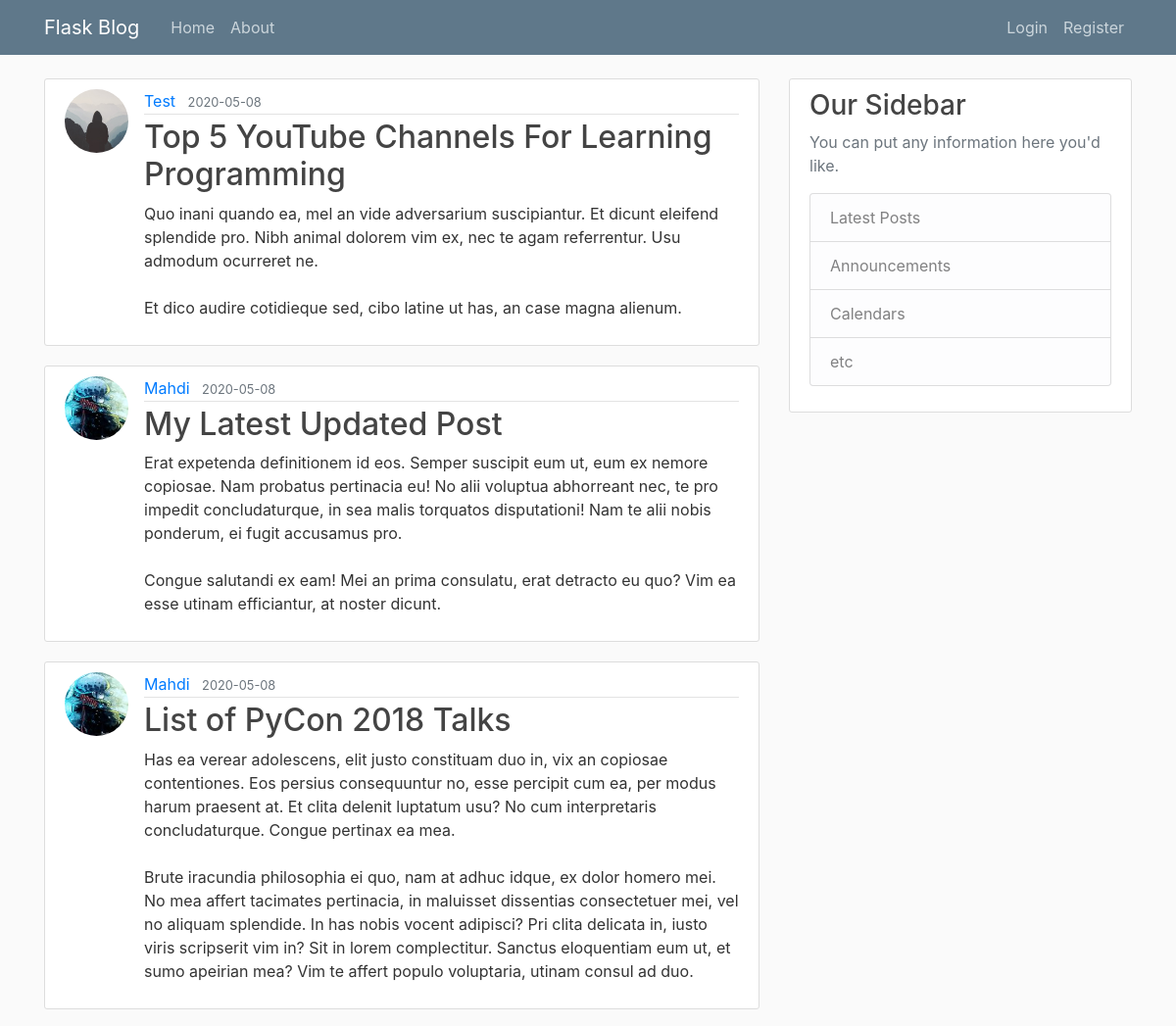
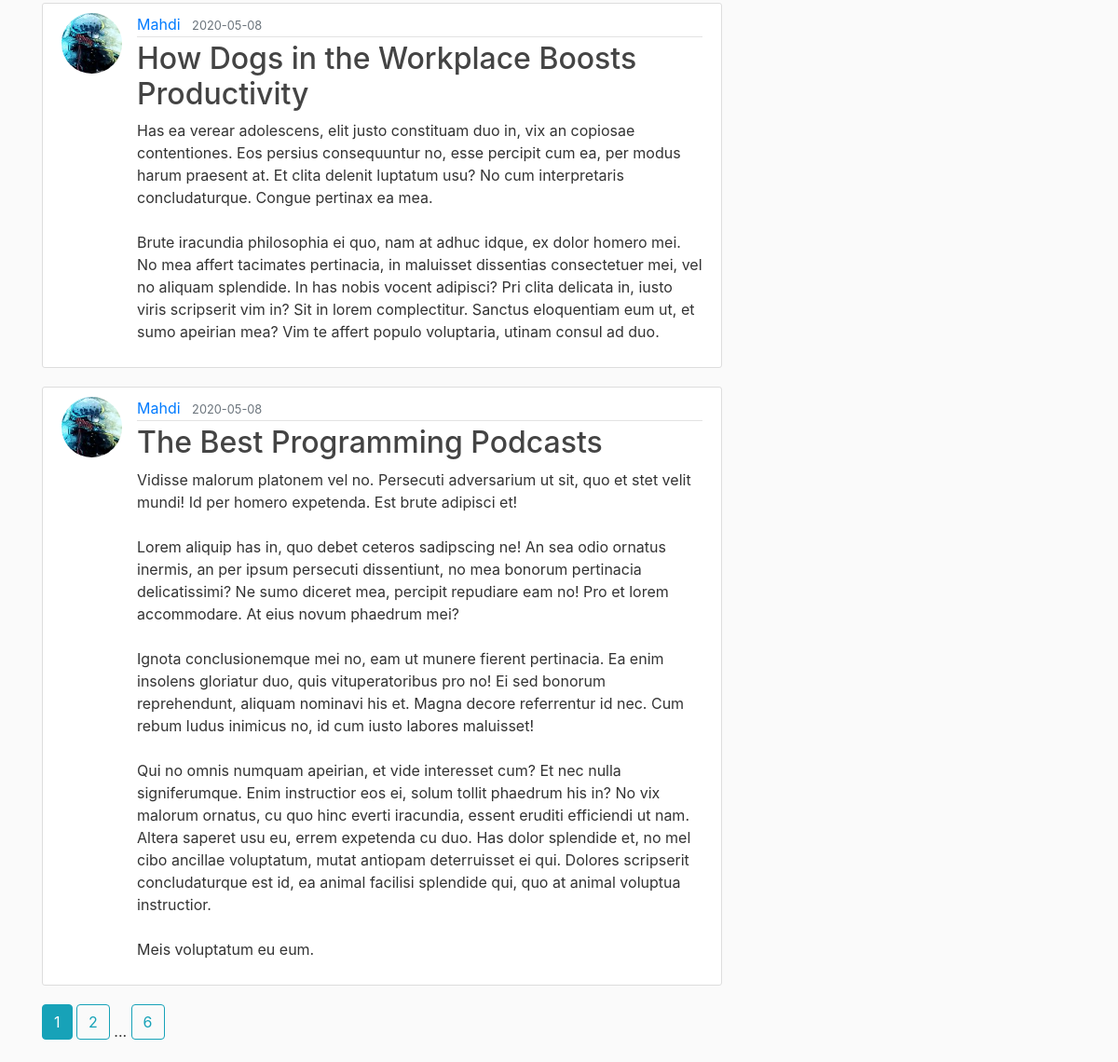
The page /home on the database its author committed (2 pictures, top to bottom).
### flask_blog/models.py (models this page shows, shortened)
class Post(db.Model):
    id = db.Column(db.Integer, primary_key=True)
    title = db.Column(db.String(100), nullable=False)
    date_posted = db.Column(db.DateTime, nullable=False, default=datetime.utcnow)
    content = db.Column(db.Text, nullable=False)
    user_id = db.Column(db.Integer, db.ForeignKey('user.id'), nullable=False)

class User(db.Model, UserMixin):
    id = db.Column(db.Integer, primary_key=True)
    username = db.Column(db.String(20), unique=True, nullable=False)
    email = db.Column(db.String(120), unique=True, nullable=False)
    image_file = db.Column(db.String(20), nullable=False, default='default.jpg')
    password = db.Column(db.String(60), nullable=False)
    posts = db.relationship('Post', backref='author', lazy=True)

### flask_blog/main/routes.py (the view)
@main.route('/')
@main.route('/home')
def home():
    page = request.args.get('page', 1, type=int)  # to identify the page number we want
    posts = Post.query.order_by(Post.date_posted.desc()).paginate(per_page=5,
                                                                  page=page)  # to identify how many posts per page
    return render_template('home.html', posts=posts)

### flask_blog/templates/home.html
{% extends "layout.html" %}
{% block content %}
    {% for post in posts.items %}
        <article class="media content-section">
            <img class="rounded-circle article-img" src="{{ url_for('static',filename='profile_pics/' + post.author.image_file) }}">
          <div class="media-body">
            <div class="article-metadata">
              <a class="mr-2" href="{{url_for('users.user_posts', username=post.author.username) }}">{{ post.author.username }}</a>
              <small class="text-muted">{{ post.date_posted.strftime('%Y-%m-%d') }}</small>
            </div>
            <h2><a class="article-title" href="{{ url_for('posts.post', post_id=post.id) }}">{{ post.title }}</a></h2>
            <p class="article-content">{{ post.content }}</p>
          </div>
        </article>
    {% endfor %}
    {% for page_num in posts.iter_pages(left_edge=1,right_edge=1,left_current=1,right_current=2) %}
        {% if page_num %}
            {% if posts.page==page_num %}
            <a class="btn btn-info mb-4" href="{{ url_for('main.home', page=page_num ) }}">{{page_num}}</a>
            {% else %}
            <a class="btn btn-outline-info mb-4" href="{{ url_for('main.home', page=page_num ) }}">{{page_num}}</a>
            {% endif %}
        {% else %}
            ...
        {% endif %}
    {% endfor %}
{% endblock content %}

### flask_blog/templates/layout.html (shortened to what this page needs)
<!DOCTYPE html>
<html lang="en">
<head>
    <link rel="stylesheet" href="https://maxcdn.bootstrapcdn.com/bootstrap/4.0.0/css/bootstrap.min.css">
    <link rel="stylesheet" type="text/css" href="{{ url_for('static', filename='main.css') }}">
</head>
<body>
    <header class="site-header">
      <nav class="navbar navbar-expand-md navbar-dark bg-steel fixed-top">
        <div class="container">
          <a class="navbar-brand mr-4" href="/">Flask Blog</a>
          <div class="collapse navbar-collapse" id="navbarToggle">
            <div class="navbar-nav mr-auto">
              <a class="nav-item nav-link" href="{{url_for('main.home')}}">Home</a>
              <a class="nav-item nav-link" href="{{url_for('main.about')}}">About</a>
            </div>
            <div class="navbar-nav">
                {% if current_user.is_authenticated %}
                <a class="nav-item nav-link" href="{{url_for('posts.new_post')}}">New Post</a>
                <a class="nav-item nav-link" href="{{url_for('users.account')}}">Account</a>
                <a class="nav-item nav-link" href="{{url_for('users.logout')}}">Logout</a>
                {% else %}
              <a class="nav-item nav-link" href="{{url_for('users.login')}}">Login</a>
              <a class="nav-item nav-link" href="{{url_for('users.register')}}">Register</a>
                {% endif %}
            </div>
          </div>
        </div>
      </nav>
    </header>
    <main role="main" class="container">
      <div class="row">
        <div class="col-md-8">
          {% block content %}{% endblock %}
        </div>
        <div class="col-md-4">
          <div class="content-section">
            <h3>Our Sidebar</h3>
            <p class='text-muted'>You can put any information here you'd like.
              <ul class="list-group">
                <li class="list-group-item list-group-item-light">Latest Posts</li>
                <li class="list-group-item list-group-item-light">Announcements</li>
                <li class="list-group-item list-group-item-light">Calendars</li>
                <li class="list-group-item list-group-item-light">etc</li>
              </ul>
            </p>
          </div>
        </div>
      </div>
    </main>
</body>
</html>

### flask_blog/static/main.css (style rules this page uses)
body { background: #fafafa; color: #333333; margin-top: 5rem; }
h1, h2, h3, h4, h5, h6 { color: #444444; }
.bg-steel { background-color: #5f788a; }
.site-header .navbar-nav .nav-link { color: #cbd5db; }
.content-section { background: #ffffff; padding: 10px 20px; border: 1px solid #dddddd; border-radius: 3px; margin-bottom: 20px; }
.article-title { color: #444444; }
.article-content { white-space: pre-line; }
.article-img { height: 65px; width: 65px; margin-right: 16px; }
.article-metadata { padding-bottom: 1px; margin-bottom: 4px; border-bottom: 1px solid #e3e3e3 }

### rows shown on the page
Post: image_file (placeholder picture), author.username "Test", date_posted "2020-05-08", title "Top 5 YouTube Channels For Learning Programming", content "Quo inani quando ea, mel an vide adversarium suscipiantur. Et dicunt eleifend splendide pro. Nibh animal dolorem vim ex, nec te agam referrentur. Usu admodum ocurreret ne. Et dico audire cotidieque sed, cibo latine ut has, an case magna alienum."
Post: image_file (picture), author.username "Mahdi", date_posted "2020-05-08", title "My Latest Updated Post", content "Erat expetenda definitionem id eos. Semper suscipit eum ut, eum ex nemore copiosae. Nam probatus pertinacia eu! No alii voluptua abhorreant nec, te pro impedit concludaturque, in sea malis torquatos disputationi! Nam te alii nobis ponderum, ei fugit accusamus pro. Congue salutandi ex eam! Mei an prima consulatu, erat detracto eu quo? Vim ea esse utinam efficiantur, at noster dicunt."
Post: image_file (picture), author.username "Mahdi", date_posted "2020-05-08", title "List of PyCon 2018 Talks", content "Has ea verear adolescens, elit justo constituam duo in, vix an copiosae contentiones. Eos persius consequuntur no, esse percipit cum ea, per modus harum praesent at. Et clita delenit luptatum usu? No cum interpretaris concludaturque. Congue pertinax ea mea. Brute iracundia philosophia ei quo, nam at adhuc idque, ex dolor homero mei. No mea affert tacimates pertinacia, in maluisset dissentias consectetuer mei, vel no aliquam splendide. In has nobis vocent adipisci? Pri clita delicata in, iusto viris scripserit vim in? Sit in lorem complectitur. Sanctus eloquentiam eum ut, et sumo apeirian mea? Vim te affert populo voluptaria, utinam consul ad duo."
Post: image_file (picture), author.username "Mahdi", date_posted "2020-05-08", title "How Dogs in the Workplace Boosts Productivity", content "Has ea verear adolescens, elit justo constituam duo in, vix an copiosae contentiones. Eos persius consequuntur no, esse percipit cum ea, per modus harum praesent at. Et clita delenit luptatum usu? No cum interpretaris concludaturque. Congue pertinax ea mea. Brute iracundia philosophia ei quo, nam at adhuc idque, ex dolor homero mei. No mea affert tacimates pertinacia, in maluisset dissentias consectetuer mei, vel no aliquam splendide. In has nobis vocent adipisci? Pri clita delicata in, iusto viris scripserit vim in? Sit in lorem complectitur. Sanctus eloquentiam eum ut, et sumo apeirian mea? Vim te affert populo voluptaria, utinam consul ad duo."
Post: image_file (picture), author.username "Mahdi", date_posted "2020-05-08", title "The Best Programming Podcasts", content "Vidisse malorum platonem vel no. Persecuti adversarium ut sit, quo et stet velit mundi! Id per homero expetenda. Est brute adipisci et! Lorem aliquip has in, quo debet ceteros sadipscing ne! An sea odio ornatus inermis, an per ipsum persecuti dissentiunt, no mea bonorum pertinacia delicatissimi? Ne sumo diceret mea, percipit repudiare eam no! Pro et lorem accommodare. At eius novum phaedrum mei? Ignota conclusionemque mei no, eam ut munere fierent pertinacia. Ea enim insolens gloriatur duo, quis vituperatoribus pro no! Ei sed bonorum reprehendunt, aliquam nominavi his et. Magna decore referrentur id nec. Cum rebum ludus inimicus no, id cum iusto labores maluisset! Qui no omnis numquam…"

### other values the page prints
{{ page_num }} "1"
{{ page_num }} "2" "6"
